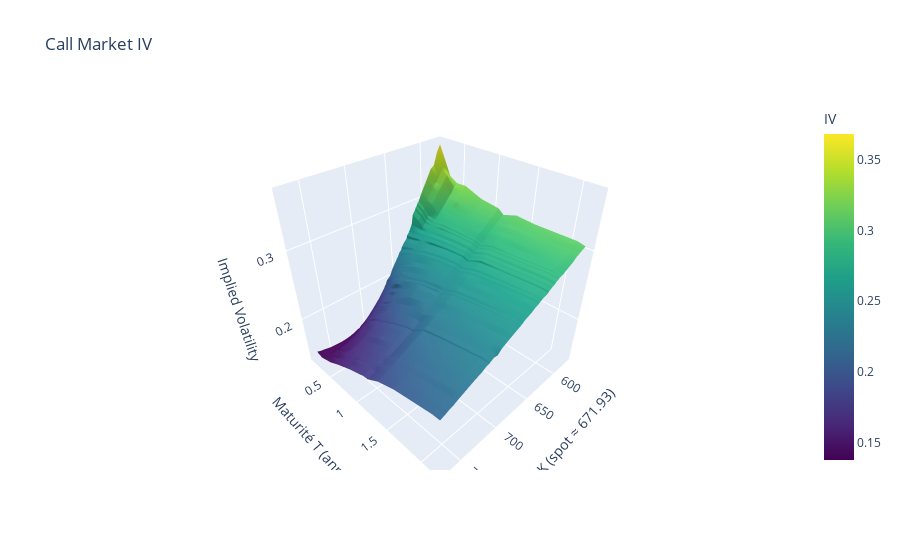
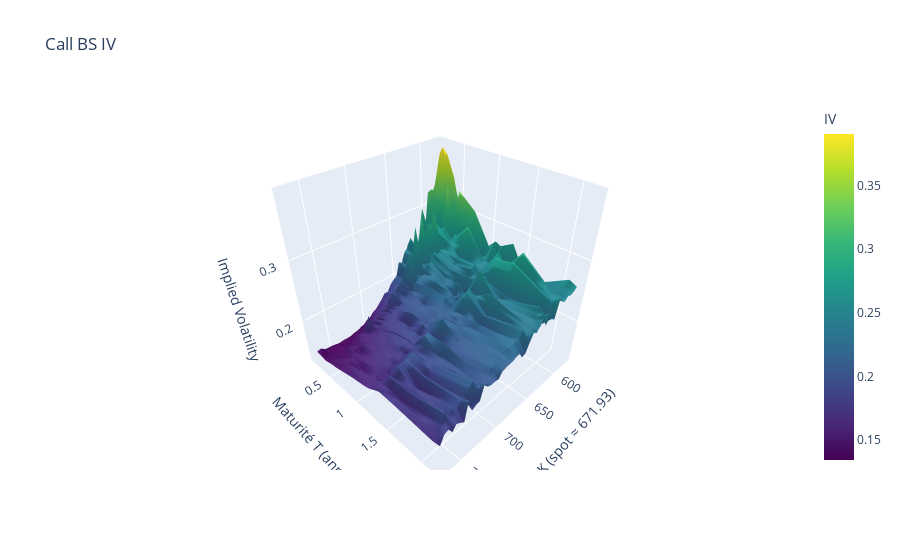
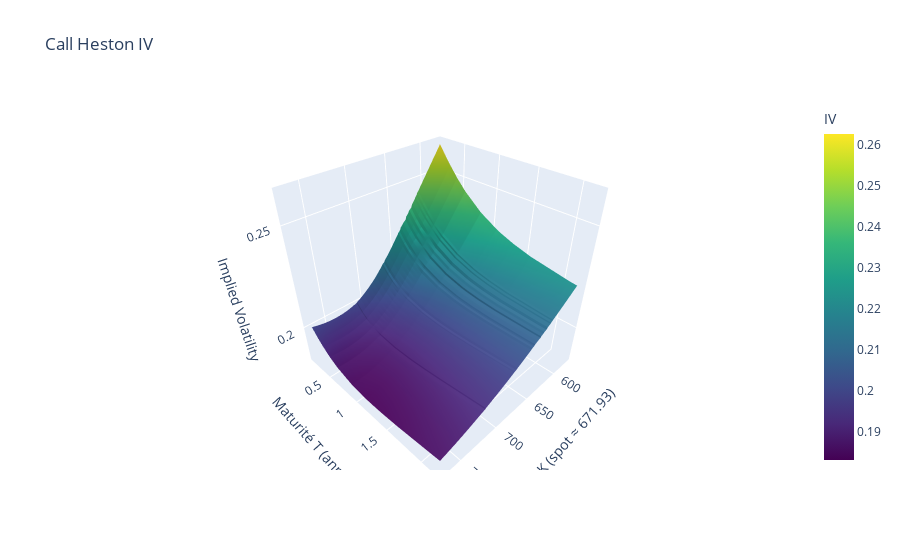
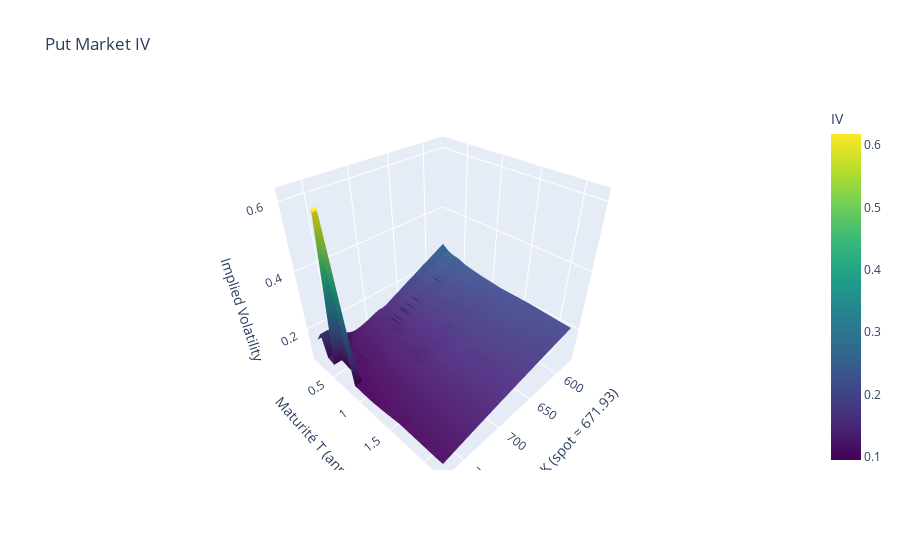

The code cell stored with these charts, in order, in its notebook:
### Code cell
calls_with_iv = add_iv_columns(calls_df, 'C_mkt', 'call', r, q, params_tensor)
puts_with_iv = add_iv_columns(puts_df, 'P_mkt', 'put', r, q, params_tensor)

for title, surface in [
    ('Call Market IV', prepare_iv_surface(calls_with_iv, 'iv_market', S0_ref, heatmap_span)),
    ('Call BS IV', prepare_iv_surface(calls_with_iv, 'iv_bs', S0_ref, heatmap_span)),
    ('Call Heston IV', prepare_iv_surface(calls_with_iv, 'iv_heston', S0_ref, heatmap_span)),
    ('Put Market IV', prepare_iv_surface(puts_with_iv, 'iv_market', S0_ref, heatmap_span)),
    ('Put BS IV', prepare_iv_surface(puts_with_iv, 'iv_bs', S0_ref, heatmap_span)),
    ('Put Heston IV', prepare_iv_surface(puts_with_iv, 'iv_heston', S0_ref, heatmap_span)),
]:
    print(title)
    fig = plot_iv_surface(surface, S0_ref, title)
    fig.show()

### Figure 1 — Plotly figure (JSON) as saved in the notebook; plotly's stock layout.template omitted (floating-point values rounded to 4 significant figures; data arrays with more than 128 entries replaced by an {"elided": "..."} marker saying what was removed)
{"data": [{"colorbar": {"title": {"text": "IV"}}, "colorscale": [[0, "#440154"], [0.1111, "#482878"], [0.2222, "#3e4989"], [0.3333, "#31688e"], [0.4444, "#26828e"], [0.5556, "#1f9e89"], [0.6667, "#35b779"], [0.7778, "#6ece58"], [0.8889, "#b5de2b"], [1, "#fde725"]], "showscale": true, "type": "surface", "x": {"elided": "12x105 float values"}, "y": {"elided": "12x105 float values"}, "z": {"elided": "12x105 float values"}}], "layout": {"height": 550, "scene": {"xaxis": {"title": {"text": "Strike K (spot ≈ 671.93)"}}, "yaxis": {"title": {"text": "Maturité T (années)"}}, "zaxis": {"title": {"text": "Implied Volatility"}}}, "title": {"text": "Call Market IV"}}}

### Figure 2 — Plotly figure (JSON) as saved in the notebook; plotly's stock layout.template omitted (floating-point values rounded to 4 significant figures; data arrays with more than 128 entries replaced by an {"elided": "..."} marker saying what was removed)
{"data": [{"colorbar": {"title": {"text": "IV"}}, "colorscale": [[0, "#440154"], [0.1111, "#482878"], [0.2222, "#3e4989"], [0.3333, "#31688e"], [0.4444, "#26828e"], [0.5556, "#1f9e89"], [0.6667, "#35b779"], [0.7778, "#6ece58"], [0.8889, "#b5de2b"], [1, "#fde725"]], "showscale": true, "type": "surface", "x": {"elided": "12x105 float values"}, "y": {"elided": "12x105 float values"}, "z": {"elided": "12x105 float values"}}], "layout": {"height": 550, "scene": {"xaxis": {"title": {"text": "Strike K (spot ≈ 671.93)"}}, "yaxis": {"title": {"text": "Maturité T (années)"}}, "zaxis": {"title": {"text": "Implied Volatility"}}}, "title": {"text": "Call BS IV"}}}

### Figure 3 — Plotly figure (JSON) as saved in the notebook; plotly's stock layout.template omitted (floating-point values rounded to 4 significant figures; data arrays with more than 128 entries replaced by an {"elided": "..."} marker saying what was removed)
{"data": [{"colorbar": {"title": {"text": "IV"}}, "colorscale": [[0, "#440154"], [0.1111, "#482878"], [0.2222, "#3e4989"], [0.3333, "#31688e"], [0.4444, "#26828e"], [0.5556, "#1f9e89"], [0.6667, "#35b779"], [0.7778, "#6ece58"], [0.8889, "#b5de2b"], [1, "#fde725"]], "showscale": true, "type": "surface", "x": {"elided": "12x105 float values"}, "y": {"elided": "12x105 float values"}, "z": {"elided": "12x105 float values"}}], "layout": {"height": 550, "scene": {"xaxis": {"title": {"text": "Strike K (spot ≈ 671.93)"}}, "yaxis": {"title": {"text": "Maturité T (années)"}}, "zaxis": {"title": {"text": "Implied Volatility"}}}, "title": {"text": "Call Heston IV"}}}

### Figure 4 — Plotly figure (JSON) as saved in the notebook; plotly's stock layout.template omitted (floating-point values rounded to 4 significant figures; data arrays with more than 128 entries replaced by an {"elided": "..."} marker saying what was removed)
{"data": [{"colorbar": {"title": {"text": "IV"}}, "colorscale": [[0, "#440154"], [0.1111, "#482878"], [0.2222, "#3e4989"], [0.3333, "#31688e"], [0.4444, "#26828e"], [0.5556, "#1f9e89"], [0.6667, "#35b779"], [0.7778, "#6ece58"], [0.8889, "#b5de2b"], [1, "#fde725"]], "showscale": true, "type": "surface", "x": {"elided": "12x111 float values"}, "y": {"elided": "12x111 float values"}, "z": {"elided": "12x111 float values"}}], "layout": {"height": 550, "scene": {"xaxis": {"title": {"text": "Strike K (spot ≈ 671.93)"}}, "yaxis": {"title": {"text": "Maturité T (années)"}}, "zaxis": {"title": {"text": "Implied Volatility"}}}, "title": {"text": "Put Market IV"}}}
